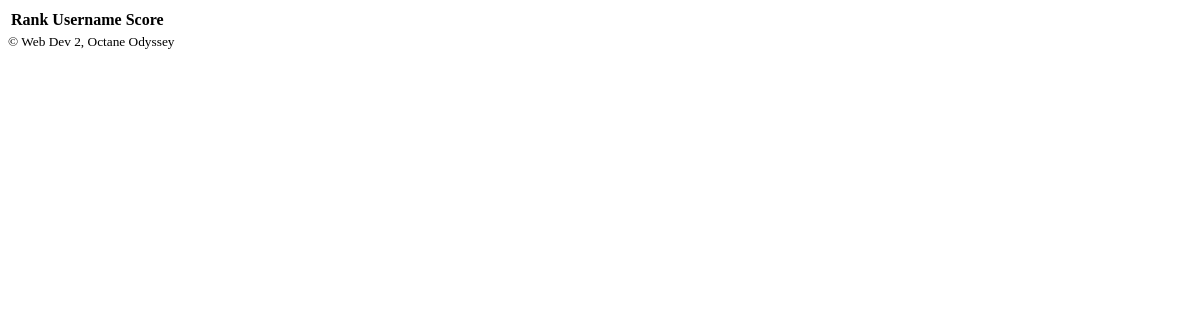
The page /leaderboard on the database as committed earlier.
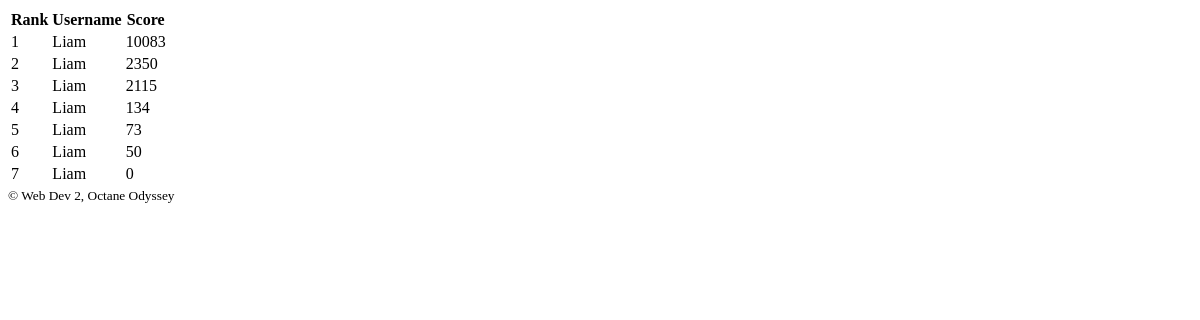
The same page on the database as committed later.
### tables this page shows
CREATE TABLE scores (
  id INTEGER PRIMARY KEY AUTOINCREMENT,
  username TEXT NOT NULL,
  score INTEGER NOT NULL
);

### app.py (the view)
@app.route("/leaderboard")
def leaderboards():
    db = get_db()
    leaderboard = []
    scores = db.execute("""SELECT username, score FROM scores ORDER BY score DESC LIMIT 10;""").fetchall()
    for rank, data in enumerate(scores):
        player = Player(rank+1, data["username"], data["score"])
        leaderboard.append(player)
    return render_template("leaderboard.html", leaderboard=leaderboard)

### app.py (called while the page is built)
@app.before_request
def logged_in_user():
    g.user = session.get("username", None)

### database.py (called while the page is built)
def get_db():
    if "db" not in g:
        g.db = sqlite3.connect(DATABASE,
            detect_types=sqlite3.PARSE_DECLTYPES
        )
        g.db.row_factory = sqlite3.Row
    return g.db

### templates/leaderboard.html (shortened to what this page needs)
{% extends "base.html" %}
{% block main_content %}
<main>
    <table>
        <tr>
            <th>Rank</th>
            <th>Username</th>
            <th>Score</th>
        </tr>
        {% for player in leaderboard %}
        <tr>
            <td>{{ player.rank }}</td>
            <td>{{ player.username }}</td>
            <td>{{ player.score }}</td>
        </tr>
        {% endfor %}
    </table>
</main>
{% endblock %}

### templates/base.html (shortened to what this page needs)
<!DOCTYPE html>
<html lang="en">
<head>
    <link rel="stylesheet" href="{{ url_for('static', filename='style.css') }}" />
</head>
<body>
        {% block main_content %}
        {% endblock %}
    <footer>
        <small>&copy; Web Dev 2, Octane Odyssey</small>
    </footer>
</body>
</html>

Rows that differ between the two databases and show on the page:
added scores: rank "1", username "Liam", score "10083"
added scores: rank "2", username "Liam", score "2350"
added scores: rank "3", username "Liam", score "2115"
added scores: rank "4", username "Liam", score "134"
added scores: rank "5", username "Liam", score "73"
added scores: rank "6", username "Liam", score "50"
added scores: rank "7", username "Liam", score "0"
